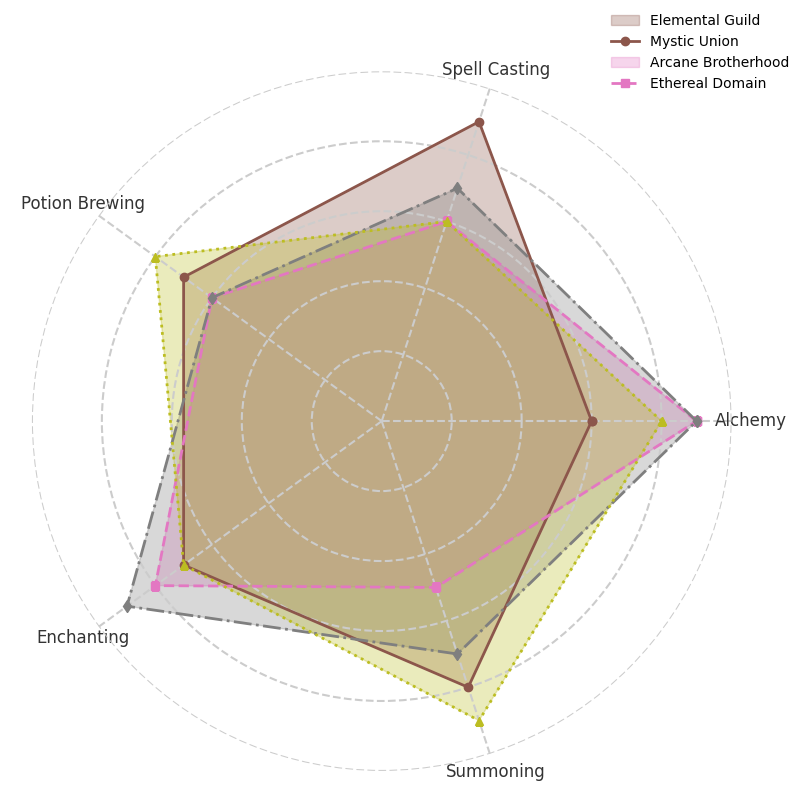

Recreate this plot in Python.
import matplotlib.pyplot as plt
import numpy as np

categories = ['Alchemy', 'Spell Casting', 'Potion Brewing', 'Enchanting', 'Summoning']
N = len(categories)

wizard_factions = {
    'Elemental Guild': [6, 9, 7, 7, 8],
    'Mystic Union': [9, 6, 6, 8, 5],
    'Arcane Brotherhood': [9, 7, 6, 9, 7],
    'Ethereal Domain': [8, 6, 8, 7, 9]
}

data = {name: np.array(values + [values[0]]) for name, values in wizard_factions.items()}
angles = np.linspace(0, 2 * np.pi, N, endpoint=False).tolist()
angles += angles[:1]

new_colors = ['#8c564b', '#e377c2', '#7f7f7f', '#bcbd22']

fig, ax = plt.subplots(figsize=(8, 8), subplot_kw=dict(polar=True))

# Random stylistic alterations
marker_styles = ['o', 's', 'd', '^']  # Different marker shapes
line_styles = ['-', '--', '-.', ':']  # Various line styles

for (name, values), color, marker, line in zip(data.items(), new_colors, marker_styles, line_styles):
    ax.fill(angles, values, color=color, alpha=0.3)  # Adjusted alpha
    ax.plot(angles, values, color=color, linewidth=2, linestyle=line, marker=marker)

ax.set_xticks(angles[:-1])
ax.set_xticklabels(categories, fontsize=12, color='#333')
ax.set_yticklabels([])
ax.set_ylim(0, 10)

# Randomly altering grid and border
ax.grid(True, linestyle='--', color='#ccc', linewidth=1.5)  # Custom grid style
ax.spines['polar'].set_visible(False)  # Hide the border line

# Randomized legend with no frame
ax.legend(wizard_factions.keys(), loc='upper right', bbox_to_anchor=(1.1, 1.1), frameon=False)

plt.tight_layout()
plt.show()
